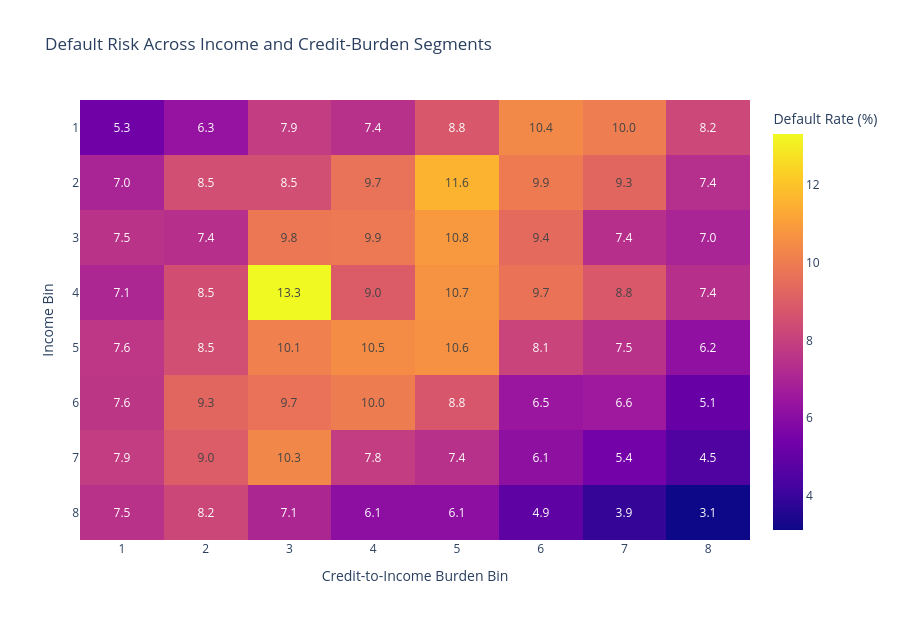
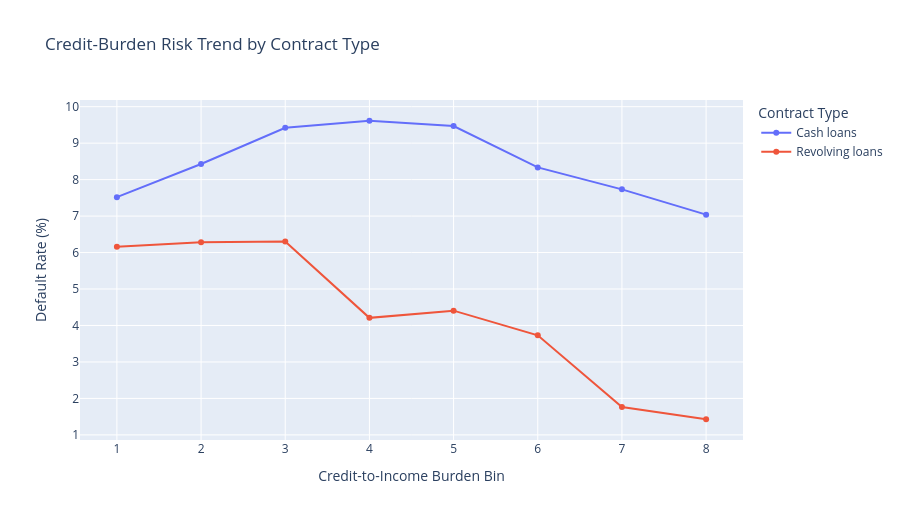

Notebook cell for these charts, in order:
### Markdown cell above
## 1.2 Is the Requested Credit Affordable Relative to Applicant Income?

The univariate analysis described income, credit amount, annuity, and goods price separately.

However, the absolute loan amount alone does not indicate whether the requested credit is affordable. The same credit amount may represent a manageable obligation for one applicant and a severe financial burden for another.

### Research question

Does default risk increase when the requested credit is large relative to the applicant's income?

### Variables considered

- Applicant capacity: `AMT_INCOME_TOTAL`
- Credit exposure: `AMT_CREDIT`
- Periodic repayment pressure: `AMT_ANNUITY`
- Financed asset value: `AMT_GOODS_PRICE`
- Loan structure: `NAME_CONTRACT_TYPE`
- Income source: `NAME_INCOME_TYPE`
- Credit outcome: `TARGET`

### Analytical approach

We will compare applicants across income and credit-burden segments, measure default-rate changes, and examine whether the relationship remains consistent across contract types.

The analysis uses relative financial-burden measures rather than relying only on absolute monetary values.

### Code cell
affordability_cols = ["TARGET", "AMT_INCOME_TOTAL", "AMT_CREDIT", "AMT_ANNUITY", "AMT_GOODS_PRICE", "NAME_CONTRACT_TYPE", "NAME_INCOME_TYPE"]
affordability_df = train_df[affordability_cols].replace([np.inf, -np.inf], np.nan).dropna(subset=["TARGET", "AMT_INCOME_TOTAL", "AMT_CREDIT", "AMT_ANNUITY"]).copy()
affordability_df = affordability_df.loc[(affordability_df["AMT_INCOME_TOTAL"] > 0) & (affordability_df["AMT_CREDIT"] > 0) & (affordability_df["AMT_ANNUITY"] > 0)].copy()

affordability_df["credit_to_income_ratio"] = affordability_df["AMT_CREDIT"] / affordability_df["AMT_INCOME_TOTAL"]
affordability_df["annuity_to_income_ratio"] = affordability_df["AMT_ANNUITY"] / affordability_df["AMT_INCOME_TOTAL"]
affordability_df["goods_to_income_ratio"] = affordability_df["AMT_GOODS_PRICE"] / affordability_df["AMT_INCOME_TOTAL"]

for col in ["AMT_INCOME_TOTAL", "credit_to_income_ratio", "annuity_to_income_ratio"]:
    lower, upper = affordability_df[col].quantile([0.01, 0.99])
    affordability_df = affordability_df.loc[affordability_df[col].between(lower, upper)].copy()

affordability_df["income_bin"] = pd.qcut(affordability_df["AMT_INCOME_TOTAL"], q=8, labels=False, duplicates="drop") + 1
affordability_df["burden_bin"] = pd.qcut(affordability_df["credit_to_income_ratio"], q=8, labels=False, duplicates="drop") + 1

affordability_surface = affordability_df.groupby(["income_bin", "burden_bin"], observed=True).agg(default_rate=("TARGET", "mean"), applicant_count=("TARGET", "size"), median_income=("AMT_INCOME_TOTAL", "median"), median_burden=("credit_to_income_ratio", "median")).reset_index()
affordability_surface["default_rate_pct"] = affordability_surface["default_rate"] * 100
risk_matrix = affordability_surface.pivot(index="income_bin", columns="burden_bin", values="default_rate_pct")
support_matrix = affordability_surface.pivot(index="income_bin", columns="burden_bin", values="applicant_count")

fig = px.imshow(risk_matrix, text_auto=".1f", aspect="auto", labels={"x": "Credit-to-Income Burden Bin", "y": "Income Bin", "color": "Default Rate (%)"}, title="Default Risk Across Income and Credit-Burden Segments")
fig.update_layout(height=620)
fig.write_html(RELATIONSHIP_PLOT_DIR / "1.2_income_credit_burden_risk_surface.html")
fig.show()

contract_risk = affordability_df.groupby(["NAME_CONTRACT_TYPE", "burden_bin"], observed=True).agg(default_rate=("TARGET", "mean"), applicant_count=("TARGET", "size"), median_burden=("credit_to_income_ratio", "median")).reset_index()
contract_risk["default_rate_pct"] = contract_risk["default_rate"] * 100

fig = px.line(contract_risk, x="burden_bin", y="default_rate_pct", color="NAME_CONTRACT_TYPE", markers=True, hover_data=["applicant_count", "median_burden"], labels={"burden_bin": "Credit-to-Income Burden Bin", "default_rate_pct": "Default Rate (%)", "NAME_CONTRACT_TYPE": "Contract Type"}, title="Credit-Burden Risk Trend by Contract Type")
fig.update_layout(height=520)
fig.write_html(RELATIONSHIP_PLOT_DIR / "1.2_contract_type_burden_risk_trend.html")
fig.show()

overall_burden_risk = affordability_df.groupby("burden_bin", observed=True).agg(default_rate=("TARGET", "mean"), applicant_count=("TARGET", "size")).reset_index()
lowest_rate, highest_rate = overall_burden_risk.iloc[0]["default_rate"], overall_burden_risk.iloc[-1]["default_rate"]
trend_corr = stats.spearmanr(overall_burden_risk["burden_bin"], overall_burden_risk["default_rate"]).statistic
highest_risk_segment = affordability_surface.loc[affordability_surface["default_rate"].idxmax()]

affordability_answer = pd.DataFrame({
    "Measure": ["Baseline default rate", "Lowest burden-bin default rate", "Highest burden-bin default rate", "High-vs-low burden lift", "Burden-risk Spearman correlation", "Highest-risk income bin", "Highest-risk burden bin", "Highest-risk segment default rate", "Highest-risk segment applicants"],
    "Value": [f"{train_df[TARGET_COL].mean() * 100:.2f}%", f"{lowest_rate * 100:.2f}%", f"{highest_rate * 100:.2f}%", f"{highest_rate / lowest_rate:.2f}x", f"{trend_corr:.3f}", int(highest_risk_segment["income_bin"]), int(highest_risk_segment["burden_bin"]), f"{highest_risk_segment['default_rate_pct']:.2f}%", int(highest_risk_segment["applicant_count"])]
})

affordability_surface.to_csv(RELATIONSHIP_REPORT_DIR / "1.2_income_credit_burden_relationship.csv", index=False, encoding="utf-8-sig")
affordability_answer

### Figure 1 — Plotly figure (JSON) as saved in the notebook; plotly's stock layout.template omitted (floating-point values rounded to 4 significant figures)
{"data": [{"coloraxis": "coloraxis", "hovertemplate": "Credit-to-Income Burden Bin: %{x}<br>Income Bin: %{y}<br>Default Rate (%): %{z}<extra></extra>", "name": "0", "texttemplate": "%{z:.1f}", "type": "heatmap", "x": [1, 2, 3, 4, 5, 6, 7, 8], "xaxis": "x", "y": [1, 2, 3, 4, 5, 6, 7, 8], "yaxis": "y", "z": [[5.327, 6.334, 7.863, 7.429, 8.771, 10.39, 10.01, 8.237], [6.961, 8.5, 8.48, 9.69, 11.57, 9.948, 9.274, 7.373], [7.52, 7.393, 9.839, 9.866, 10.83, 9.42, 7.414, 6.972], [7.083, 8.468, 13.29, 8.958, 10.66, 9.718, 8.82, 7.411], [7.647, 8.502, 10.13, 10.48, 10.63, 8.112, 7.471, 6.201], [7.629, 9.281, 9.666, 9.992, 8.753, 6.456, 6.587, 5.118], [7.858, 8.966, 10.33, 7.849, 7.444, 6.146, 5.419, 4.51], [7.469, 8.23, 7.064, 6.105, 6.117, 4.888, 3.908, 3.135]]}], "layout": {"coloraxis": {"colorbar": {"title": {"text": "Default Rate (%)"}}, "colorscale": [[0, "#0d0887"], [0.1111, "#46039f"], [0.2222, "#7201a8"], [0.3333, "#9c179e"], [0.4444, "#bd3786"], [0.5556, "#d8576b"], [0.6667, "#ed7953"], [0.7778, "#fb9f3a"], [0.8889, "#fdca26"], [1, "#f0f921"]]}, "height": 620, "title": {"text": "Default Risk Across Income and Credit-Burden Segments"}, "xaxis": {"anchor": "y", "domain": [0, 1], "title": {"text": "Credit-to-Income Burden Bin"}}, "yaxis": {"anchor": "x", "autorange": "reversed", "domain": [0, 1], "title": {"text": "Income Bin"}}}}

### Figure 2 — Plotly figure (JSON) as saved in the notebook; plotly's stock layout.template omitted (floating-point values rounded to 4 significant figures)
{"data": [{"customdata": [[29940.0, 1.198], [29470.0, 1.833], [31340.0, 2.396], [29940.0, 2.963], [35390.0, 3.642], [35800.0, 4.545], [36160.0, 5.792], [36310.0, 8.08]], "hovertemplate": "Contract Type=Cash loans<br>Credit-to-Income Burden Bin=%{x}<br>Default Rate (%)=%{y}<br>applicant_count=%{customdata[0]}<br>median_burden=%{customdata[1]}<extra></extra>", "legendgroup": "Cash loans", "line": {"color": "#636efa", "dash": "solid"}, "marker": {"symbol": "circle"}, "mode": "lines+markers", "name": "Cash loans", "orientation": "v", "showlegend": true, "type": "scatter", "x": [1, 2, 3, 4, 5, 6, 7, 8], "xaxis": "x", "y": [7.518, 8.429, 9.421, 9.614, 9.471, 8.335, 7.732, 7.039], "yaxis": "y"}, {"customdata": [[6461.0, 1.25], [7035.0, 1.857], [5218.0, 2.4], [6177.0, 3.0], [1180.0, 3.6], [429.0, 4.571], [227.0, 6.0], [70.0, 7.5]], "hovertemplate": "Contract Type=Revolving loans<br>Credit-to-Income Burden Bin=%{x}<br>Default Rate (%)=%{y}<br>applicant_count=%{customdata[0]}<br>median_burden=%{customdata[1]}<extra></extra>", "legendgroup": "Revolving loans", "line": {"color": "#EF553B", "dash": "solid"}, "marker": {"symbol": "circle"}, "mode": "lines+markers", "name": "Revolving loans", "orientation": "v", "showlegend": true, "type": "scatter", "x": [1, 2, 3, 4, 5, 6, 7, 8], "xaxis": "x", "y": [6.16, 6.283, 6.305, 4.209, 4.407, 3.73, 1.762, 1.429], "yaxis": "y"}], "layout": {"height": 520, "legend": {"title": {"text": "Contract Type"}, "tracegroupgap": 0}, "title": {"text": "Credit-Burden Risk Trend by Contract Type"}, "xaxis": {"anchor": "y", "domain": [0, 1], "title": {"text": "Credit-to-Income Burden Bin"}}, "yaxis": {"anchor": "x", "domain": [0, 1], "title": {"text": "Default Rate (%)"}}}}
